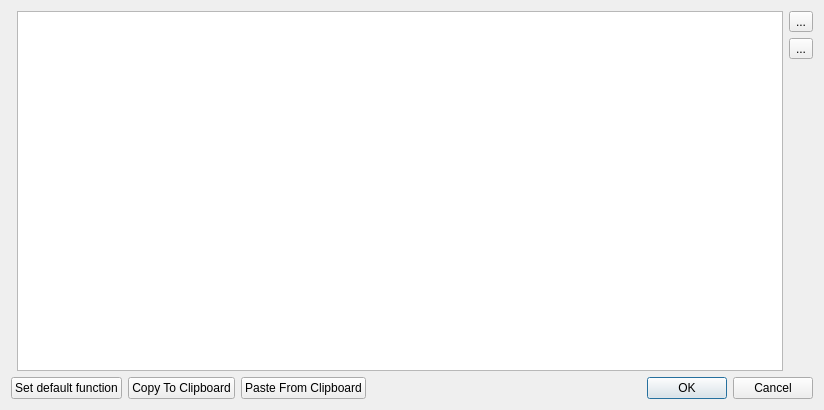
<?xml version="1.0" encoding="UTF-8"?>
<ui version="4.0">
 <class>SVNetworkSimultaneityDialog</class>
 <widget class="QDialog" name="SVNetworkSimultaneityDialog">
  <property name="geometry">
   <rect>
    <x>0</x>
    <y>0</y>
    <width>824</width>
    <height>410</height>
   </rect>
  </property>
  <property name="windowTitle">
   <string>Dialog</string>
  </property>
  <layout class="QVBoxLayout" name="verticalLayout">
   <item>
    <layout class="QHBoxLayout" name="horizontalLayout">
     <item>
      <widget class="QwtPlot" name="widgetPlot" native="true"/>
     </item>
     <item>
      <widget class="QTableWidget" name="tableWidget"/>
     </item>
     <item>
      <layout class="QVBoxLayout" name="verticalLayout_2">
       <item>
        <widget class="QToolButton" name="toolButtonAddPoint">
         <property name="text">
          <string>...</string>
         </property>
         <property name="icon">
          <iconset resource="../resources/SIM-VICUS.qrc">
           <normaloff>:/gfx/actions/24x24/plus.png</normaloff>:/gfx/actions/24x24/plus.png</iconset>
         </property>
        </widget>
       </item>
       <item>
        <widget class="QToolButton" name="toolButtonRemovePoint">
         <property name="text">
          <string>...</string>
         </property>
         <property name="icon">
          <iconset resource="../resources/SIM-VICUS.qrc">
           <normaloff>:/gfx/actions/24x24/minus.png</normaloff>:/gfx/actions/24x24/minus.png</iconset>
         </property>
        </widget>
       </item>
       <item>
        <spacer name="verticalSpacer">
         <property name="orientation">
          <enum>Qt::Vertical</enum>
         </property>
         <property name="sizeHint" stdset="0">
          <size>
           <width>20</width>
           <height>40</height>
          </size>
         </property>
        </spacer>
       </item>
      </layout>
     </item>
    </layout>
   </item>
   <item>
    <layout class="QHBoxLayout" name="horizontalLayout_2">
     <item>
      <widget class="QPushButton" name="pushButtonSetDefault">
       <property name="text">
        <string>Set default function</string>
       </property>
      </widget>
     </item>
     <item>
      <widget class="QPushButton" name="pushButtonCopyToClipboard">
       <property name="text">
        <string>Copy To Clipboard</string>
       </property>
      </widget>
     </item>
     <item>
      <widget class="QPushButton" name="pushButtonPasteFromClipboard">
       <property name="text">
        <string>Paste From Clipboard</string>
       </property>
      </widget>
     </item>
     <item>
      <spacer name="horizontalSpacer">
       <property name="orientation">
        <enum>Qt::Horizontal</enum>
       </property>
       <property name="sizeHint" stdset="0">
        <size>
         <width>40</width>
         <height>20</height>
        </size>
       </property>
      </spacer>
     </item>
     <item>
      <widget class="QDialogButtonBox" name="buttonBox">
       <property name="orientation">
        <enum>Qt::Horizontal</enum>
       </property>
       <property name="standardButtons">
        <set>QDialogButtonBox::Cancel|QDialogButtonBox::Ok</set>
       </property>
      </widget>
     </item>
    </layout>
   </item>
  </layout>
 </widget>
 <customwidgets>
  <customwidget>
   <class>QwtPlot</class>
   <extends>QWidget</extends>
   <header location="global">qwt_plot.h</header>
   <container>1</container>
  </customwidget>
 </customwidgets>
 <resources>
  <include location="../resources/SIM-VICUS.qrc"/>
 </resources>
 <connections>
  <connection>
   <sender>buttonBox</sender>
   <signal>accepted()</signal>
   <receiver>SVNetworkSimultaneityDialog</receiver>
   <slot>accept()</slot>
   <hints>
    <hint type="sourcelabel">
     <x>227</x>
     <y>369</y>
    </hint>
    <hint type="destinationlabel">
     <x>157</x>
     <y>274</y>
    </hint>
   </hints>
  </connection>
  <connection>
   <sender>buttonBox</sender>
   <signal>rejected()</signal>
   <receiver>SVNetworkSimultaneityDialog</receiver>
   <slot>reject()</slot>
   <hints>
    <hint type="sourcelabel">
     <x>295</x>
     <y>375</y>
    </hint>
    <hint type="destinationlabel">
     <x>286</x>
     <y>274</y>
    </hint>
   </hints>
  </connection>
 </connections>
</ui>
